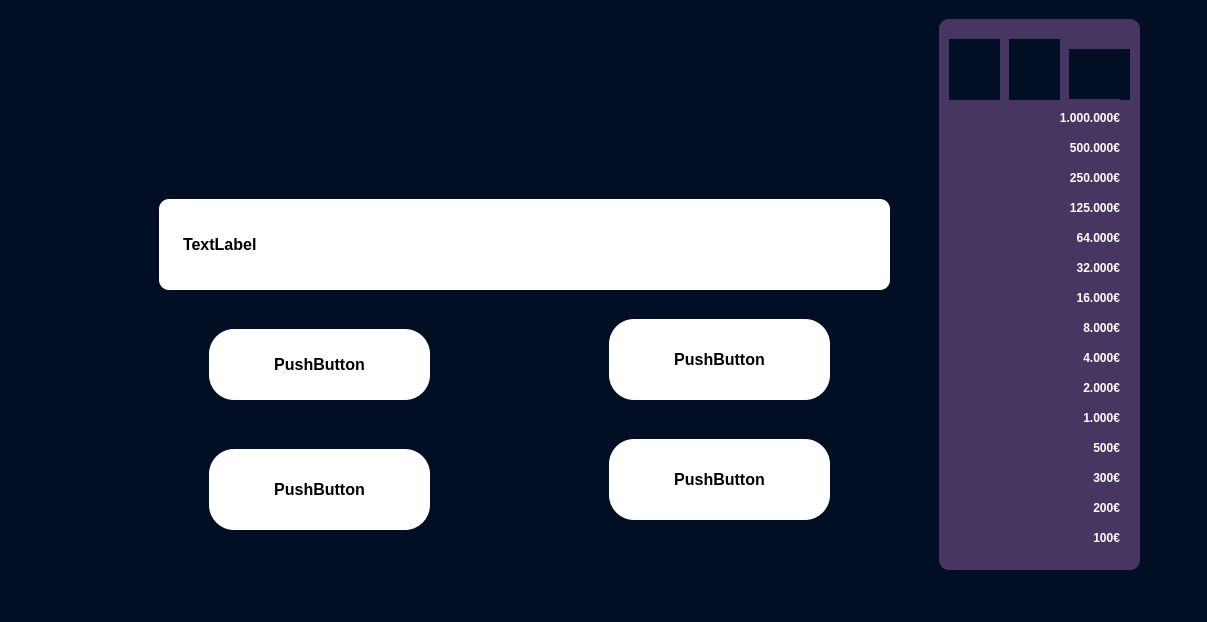
<?xml version="1.0" encoding="UTF-8"?>
<ui version="4.0">
 <class>MainWindow</class>
 <widget class="QMainWindow" name="MainWindow">
  <property name="geometry">
   <rect>
    <x>0</x>
    <y>0</y>
    <width>1207</width>
    <height>622</height>
   </rect>
  </property>
  <property name="cursor">
   <cursorShape>ArrowCursor</cursorShape>
  </property>
  <property name="windowTitle">
   <string>MainWindow</string>
  </property>
  <property name="styleSheet">
   <string notr="true">background-color: rgb(2, 14, 35);</string>
  </property>
  <widget class="QWidget" name="centralwidget">
   <layout class="QGridLayout" name="gridLayout">
    <item row="0" column="2">
     <spacer name="horizontalSpacer_2">
      <property name="orientation">
       <enum>Qt::Horizontal</enum>
      </property>
      <property name="sizeType">
       <enum>QSizePolicy::Minimum</enum>
      </property>
      <property name="sizeHint" stdset="0">
       <size>
        <width>40</width>
        <height>20</height>
       </size>
      </property>
     </spacer>
    </item>
    <item row="0" column="0">
     <spacer name="horizontalSpacer">
      <property name="orientation">
       <enum>Qt::Horizontal</enum>
      </property>
      <property name="sizeType">
       <enum>QSizePolicy::Minimum</enum>
      </property>
      <property name="sizeHint" stdset="0">
       <size>
        <width>40</width>
        <height>20</height>
       </size>
      </property>
     </spacer>
    </item>
    <item row="0" column="1">
     <widget class="QStackedWidget" name="stackedWidget">
      <property name="currentIndex">
       <number>2</number>
      </property>
      <widget class="QWidget" name="BestenlisteSeite">
       <layout class="QVBoxLayout" name="verticalLayout_4">
        <item>
         <spacer name="verticalSpacer_6">
          <property name="orientation">
           <enum>Qt::Vertical</enum>
          </property>
          <property name="sizeType">
           <enum>QSizePolicy::Maximum</enum>
          </property>
          <property name="sizeHint" stdset="0">
           <size>
            <width>20</width>
            <height>40</height>
           </size>
          </property>
         </spacer>
        </item>
        <item>
         <widget class="QLabel" name="label_4">
          <property name="styleSheet">
           <string notr="true">background-color: #4B8A90;
border: none;
color: white;
padding: 10px 20px;
font-size: 16px;
font-weight: bold;
border-radius: 10px;</string>
          </property>
          <property name="text">
           <string>Rangtabelle</string>
          </property>
         </widget>
        </item>
        <item>
         <widget class="QListView" name="listView"/>
        </item>
        <item>
         <spacer name="verticalSpacer_7">
          <property name="orientation">
           <enum>Qt::Vertical</enum>
          </property>
          <property name="sizeType">
           <enum>QSizePolicy::Minimum</enum>
          </property>
          <property name="sizeHint" stdset="0">
           <size>
            <width>20</width>
            <height>40</height>
           </size>
          </property>
         </spacer>
        </item>
       </layout>
      </widget>
      <widget class="QWidget" name="AnmeldenSeite">
       <layout class="QVBoxLayout" name="verticalLayout">
        <item>
         <spacer name="verticalSpacer_2">
          <property name="orientation">
           <enum>Qt::Vertical</enum>
          </property>
          <property name="sizeType">
           <enum>QSizePolicy::Maximum</enum>
          </property>
          <property name="sizeHint" stdset="0">
           <size>
            <width>20</width>
            <height>40</height>
           </size>
          </property>
         </spacer>
        </item>
        <item>
         <widget class="QLabel" name="label">
          <property name="font">
           <font>
            <pointsize>40</pointsize>
           </font>
          </property>
          <property name="styleSheet">
           <string notr="true">
color: white;
</string>
          </property>
          <property name="text">
           <string>Geben Sie Ihre Spielenname:</string>
          </property>
         </widget>
        </item>
        <item>
         <widget class="QLineEdit" name="lineEdit">
          <property name="styleSheet">
           <string notr="true">background-color: #ffffff;
border: none;
color: Black;
padding: 10px 20px;
font-size: 16px;
font-weight: bold;
border-radius: 10px;
</string>
          </property>
         </widget>
        </item>
        <item>
         <spacer name="verticalSpacer_5">
          <property name="orientation">
           <enum>Qt::Vertical</enum>
          </property>
          <property name="sizeType">
           <enum>QSizePolicy::Maximum</enum>
          </property>
          <property name="sizeHint" stdset="0">
           <size>
            <width>20</width>
            <height>40</height>
           </size>
          </property>
         </spacer>
        </item>
        <item>
         <widget class="QPushButton" name="SpielStartButton">
          <property name="cursor">
           <cursorShape>PointingHandCursor</cursorShape>
          </property>
          <property name="styleSheet">
           <string notr="true">background-color: #4B8A90;
border: none;
color: white;
padding: 10px 20px;
font-size: 16px;
font-weight: bold;
border-radius: 10px;</string>
          </property>
          <property name="text">
           <string>Beginne zu spielen</string>
          </property>
         </widget>
        </item>
        <item>
         <spacer name="verticalSpacer_3">
          <property name="orientation">
           <enum>Qt::Vertical</enum>
          </property>
          <property name="sizeType">
           <enum>QSizePolicy::Maximum</enum>
          </property>
          <property name="sizeHint" stdset="0">
           <size>
            <width>20</width>
            <height>40</height>
           </size>
          </property>
         </spacer>
        </item>
        <item>
         <spacer name="verticalSpacer_4">
          <property name="orientation">
           <enum>Qt::Vertical</enum>
          </property>
          <property name="sizeType">
           <enum>QSizePolicy::Maximum</enum>
          </property>
          <property name="sizeHint" stdset="0">
           <size>
            <width>20</width>
            <height>40</height>
           </size>
          </property>
         </spacer>
        </item>
       </layout>
      </widget>
      <widget class="QWidget" name="SpielSeite">
       <widget class="QLabel" name="label_2">
        <property name="geometry">
         <rect>
          <x>110</x>
          <y>190</y>
          <width>731</width>
          <height>91</height>
         </rect>
        </property>
        <property name="styleSheet">
         <string notr="true">background-color: #ffffff;
border: none;
color: Black;
padding: 10px 20px;
font-size: 16px;
font-weight: bold;
border-radius: 10px;
</string>
        </property>
        <property name="text">
         <string>TextLabel</string>
        </property>
       </widget>
       <widget class="QPushButton" name="Answer2">
        <property name="geometry">
         <rect>
          <x>560</x>
          <y>310</y>
          <width>221</width>
          <height>81</height>
         </rect>
        </property>
        <property name="styleSheet">
         <string notr="true">background-color: #ffffff;
border: none;
color: Black;
padding: 10px 20px;
font-size: 16px;
font-weight: bold;
border-radius: 25px;
</string>
        </property>
        <property name="text">
         <string>PushButton</string>
        </property>
       </widget>
       <widget class="QPushButton" name="Answer3">
        <property name="geometry">
         <rect>
          <x>160</x>
          <y>440</y>
          <width>221</width>
          <height>81</height>
         </rect>
        </property>
        <property name="styleSheet">
         <string notr="true">background-color: #ffffff;
border: none;
color: Black;
padding: 10px 20px;
font-size: 16px;
font-weight: bold;
border-radius: 25px;
</string>
        </property>
        <property name="text">
         <string>PushButton</string>
        </property>
       </widget>
       <widget class="QPushButton" name="Answer4">
        <property name="geometry">
         <rect>
          <x>560</x>
          <y>430</y>
          <width>221</width>
          <height>81</height>
         </rect>
        </property>
        <property name="styleSheet">
         <string notr="true">background-color: #ffffff;
border: none;
color: Black;
padding: 10px 20px;
font-size: 16px;
font-weight: bold;
border-radius: 25px;
</string>
        </property>
        <property name="text">
         <string>PushButton</string>
        </property>
       </widget>
       <widget class="QLabel" name="LogoSpiel">
        <property name="geometry">
         <rect>
          <x>230</x>
          <y>40</y>
          <width>521</width>
          <height>131</height>
         </rect>
        </property>
        <property name="text">
         <string/>
        </property>
        <property name="pixmap">
         <pixmap resource="resource.qrc">:/img/img/logo.png</pixmap>
        </property>
        <property name="scaledContents">
         <bool>true</bool>
        </property>
       </widget>
       <widget class="QPushButton" name="Answer1_4">
        <property name="geometry">
         <rect>
          <x>160</x>
          <y>320</y>
          <width>221</width>
          <height>71</height>
         </rect>
        </property>
        <property name="styleSheet">
         <string notr="true">background-color: #ffffff;
border: none;
color: Black;
padding: 10px 20px;
font-size: 16px;
font-weight: bold;
border-radius: 25px;
</string>
        </property>
        <property name="text">
         <string>PushButton</string>
        </property>
       </widget>
       <widget class="QLabel" name="label_22">
        <property name="geometry">
         <rect>
          <x>890</x>
          <y>10</y>
          <width>201</width>
          <height>551</height>
         </rect>
        </property>
        <property name="styleSheet">
         <string notr="true">background-color: #473662;
border: none;
color: Black;
padding: 10px 20px;
font-size: 16px;
font-weight: bold;
border-radius: 10px;</string>
        </property>
        <property name="text">
         <string/>
        </property>
       </widget>
       <widget class="QPushButton" name="pushButton_6">
        <property name="geometry">
         <rect>
          <x>1020</x>
          <y>40</y>
          <width>61</width>
          <height>51</height>
         </rect>
        </property>
        <property name="cursor">
         <cursorShape>PointingHandCursor</cursorShape>
        </property>
        <property name="styleSheet">
         <string notr="true">back-ground-color: transparent;
border-image:url(:/img/call.png);
border:none;
background-repeat:none;</string>
        </property>
        <property name="text">
         <string/>
        </property>
       </widget>
       <widget class="QLabel" name="label_15">
        <property name="geometry">
         <rect>
          <x>910</x>
          <y>270</y>
          <width>161</width>
          <height>37</height>
         </rect>
        </property>
        <property name="styleSheet">
         <string notr="true">background-color: #473662;
border: none;
color: White;

font-weight: bold;

</string>
        </property>
        <property name="text">
         <string>16.000€</string>
        </property>
        <property name="alignment">
         <set>Qt::AlignRight|Qt::AlignTrailing|Qt::AlignVCenter</set>
        </property>
       </widget>
       <widget class="QLabel" name="E200">
        <property name="geometry">
         <rect>
          <x>910</x>
          <y>480</y>
          <width>161</width>
          <height>37</height>
         </rect>
        </property>
        <property name="font">
         <font>
          <bold>true</bold>
         </font>
        </property>
        <property name="styleSheet">
         <string notr="true">background-color: #473662;
border: none;
color: White;

font-weight: bold;

</string>
        </property>
        <property name="text">
         <string>200€</string>
        </property>
        <property name="alignment">
         <set>Qt::AlignRight|Qt::AlignTrailing|Qt::AlignVCenter</set>
        </property>
       </widget>
       <widget class="QLabel" name="label_16">
        <property name="geometry">
         <rect>
          <x>910</x>
          <y>240</y>
          <width>161</width>
          <height>37</height>
         </rect>
        </property>
        <property name="styleSheet">
         <string notr="true">background-color: #473662;
border: none;
color: White;

font-weight: bold;

</string>
        </property>
        <property name="text">
         <string>32.000€</string>
        </property>
        <property name="alignment">
         <set>Qt::AlignRight|Qt::AlignTrailing|Qt::AlignVCenter</set>
        </property>
       </widget>
       <widget class="QLabel" name="label_21">
        <property name="geometry">
         <rect>
          <x>910</x>
          <y>90</y>
          <width>161</width>
          <height>37</height>
         </rect>
        </property>
        <property name="styleSheet">
         <string notr="true">background-color: #473662;
border: none;
color: White;

font-weight: bold;

</string>
        </property>
        <property name="text">
         <string>1.000.000€</string>
        </property>
        <property name="alignment">
         <set>Qt::AlignRight|Qt::AlignTrailing|Qt::AlignVCenter</set>
        </property>
       </widget>
       <widget class="QLabel" name="label_20">
        <property name="geometry">
         <rect>
          <x>910</x>
          <y>120</y>
          <width>161</width>
          <height>37</height>
         </rect>
        </property>
        <property name="styleSheet">
         <string notr="true">background-color: #473662;
border: none;
color: White;

font-weight: bold;

</string>
        </property>
        <property name="text">
         <string>500.000€</string>
        </property>
        <property name="alignment">
         <set>Qt::AlignRight|Qt::AlignTrailing|Qt::AlignVCenter</set>
        </property>
       </widget>
       <widget class="QLabel" name="E100">
        <property name="geometry">
         <rect>
          <x>910</x>
          <y>510</y>
          <width>161</width>
          <height>37</height>
         </rect>
        </property>
        <property name="font">
         <font>
          <bold>true</bold>
         </font>
        </property>
        <property name="autoFillBackground">
         <bool>false</bool>
        </property>
        <property name="styleSheet">
         <string notr="true">background-color: #473662;
border: none;
color: White;

font-weight: bold;

</string>
        </property>
        <property name="text">
         <string>100€</string>
        </property>
        <property name="alignment">
         <set>Qt::AlignRight|Qt::AlignTrailing|Qt::AlignVCenter</set>
        </property>
       </widget>
       <widget class="QPushButton" name="pushButton_5">
        <property name="geometry">
         <rect>
          <x>960</x>
          <y>30</y>
          <width>51</width>
          <height>61</height>
         </rect>
        </property>
        <property name="cursor">
         <cursorShape>PointingHandCursor</cursorShape>
        </property>
        <property name="styleSheet">
         <string notr="true">back-ground-color: transparent;
border-image:url(:/img/half.png);
border:none;
background-repeat:none;</string>
        </property>
        <property name="text">
         <string/>
        </property>
       </widget>
       <widget class="QLabel" name="label_19">
        <property name="geometry">
         <rect>
          <x>910</x>
          <y>150</y>
          <width>161</width>
          <height>37</height>
         </rect>
        </property>
        <property name="styleSheet">
         <string notr="true">background-color: #473662;
border: none;
color: White;

font-weight: bold;

</string>
        </property>
        <property name="text">
         <string>250.000€</string>
        </property>
        <property name="alignment">
         <set>Qt::AlignRight|Qt::AlignTrailing|Qt::AlignVCenter</set>
        </property>
       </widget>
       <widget class="QLabel" name="label_11">
        <property name="geometry">
         <rect>
          <x>910</x>
          <y>390</y>
          <width>161</width>
          <height>37</height>
         </rect>
        </property>
        <property name="styleSheet">
         <string notr="true">background-color: #473662;
border: none;
color: White;

font-weight: bold;

</string>
        </property>
        <property name="text">
         <string>1.000€</string>
        </property>
        <property name="alignment">
         <set>Qt::AlignRight|Qt::AlignTrailing|Qt::AlignVCenter</set>
        </property>
       </widget>
       <widget class="QLabel" name="E300">
        <property name="geometry">
         <rect>
          <x>910</x>
          <y>450</y>
          <width>161</width>
          <height>37</height>
         </rect>
        </property>
        <property name="font">
         <font>
          <bold>true</bold>
         </font>
        </property>
        <property name="styleSheet">
         <string notr="true">background-color: #473662;
border: none;
color: White;

font-weight: bold;

</string>
        </property>
        <property name="text">
         <string>300€</string>
        </property>
        <property name="alignment">
         <set>Qt::AlignRight|Qt::AlignTrailing|Qt::AlignVCenter</set>
        </property>
       </widget>
       <widget class="QLabel" name="label_14">
        <property name="geometry">
         <rect>
          <x>910</x>
          <y>300</y>
          <width>161</width>
          <height>37</height>
         </rect>
        </property>
        <property name="styleSheet">
         <string notr="true">background-color: #473662;
border: none;
color: White;

font-weight: bold;

</string>
        </property>
        <property name="text">
         <string>8.000€</string>
        </property>
        <property name="alignment">
         <set>Qt::AlignRight|Qt::AlignTrailing|Qt::AlignVCenter</set>
        </property>
       </widget>
       <widget class="QLabel" name="label_17">
        <property name="geometry">
         <rect>
          <x>910</x>
          <y>210</y>
          <width>161</width>
          <height>38</height>
         </rect>
        </property>
        <property name="styleSheet">
         <string notr="true">background-color: #473662;
border: none;
color: White;

font-weight: bold;

</string>
        </property>
        <property name="text">
         <string>64.000€</string>
        </property>
        <property name="alignment">
         <set>Qt::AlignRight|Qt::AlignTrailing|Qt::AlignVCenter</set>
        </property>
       </widget>
       <widget class="QLabel" name="label_13">
        <property name="geometry">
         <rect>
          <x>910</x>
          <y>330</y>
          <width>161</width>
          <height>37</height>
         </rect>
        </property>
        <property name="styleSheet">
         <string notr="true">background-color: #473662;
border: none;
color: White;

font-weight: bold;

</string>
        </property>
        <property name="text">
         <string>4.000€</string>
        </property>
        <property name="alignment">
         <set>Qt::AlignRight|Qt::AlignTrailing|Qt::AlignVCenter</set>
        </property>
       </widget>
       <widget class="QLabel" name="label_10">
        <property name="geometry">
         <rect>
          <x>910</x>
          <y>420</y>
          <width>161</width>
          <height>37</height>
         </rect>
        </property>
        <property name="styleSheet">
         <string notr="true">background-color: #473662;
border: none;
color: White;

font-weight: bold;

</string>
        </property>
        <property name="text">
         <string>500€</string>
        </property>
        <property name="alignment">
         <set>Qt::AlignRight|Qt::AlignTrailing|Qt::AlignVCenter</set>
        </property>
       </widget>
       <widget class="QPushButton" name="pushButton_7">
        <property name="geometry">
         <rect>
          <x>900</x>
          <y>30</y>
          <width>51</width>
          <height>61</height>
         </rect>
        </property>
        <property name="cursor">
         <cursorShape>PointingHandCursor</cursorShape>
        </property>
        <property name="styleSheet">
         <string notr="true">back-ground-color: transparent;
border-image:url(:/img/img/people.png);
border:none;
background-repeat:none;</string>
        </property>
        <property name="text">
         <string/>
        </property>
       </widget>
       <widget class="QLabel" name="label_18">
        <property name="geometry">
         <rect>
          <x>910</x>
          <y>180</y>
          <width>161</width>
          <height>37</height>
         </rect>
        </property>
        <property name="styleSheet">
         <string notr="true">background-color: #473662;
border: none;
color: White;

font-weight: bold;

</string>
        </property>
        <property name="text">
         <string>125.000€</string>
        </property>
        <property name="alignment">
         <set>Qt::AlignRight|Qt::AlignTrailing|Qt::AlignVCenter</set>
        </property>
       </widget>
       <widget class="QLabel" name="label_12">
        <property name="geometry">
         <rect>
          <x>910</x>
          <y>360</y>
          <width>161</width>
          <height>38</height>
         </rect>
        </property>
        <property name="styleSheet">
         <string notr="true">background-color: #473662;
border: none;
color: White;

font-weight: bold;

</string>
        </property>
        <property name="text">
         <string>2.000€</string>
        </property>
        <property name="alignment">
         <set>Qt::AlignRight|Qt::AlignTrailing|Qt::AlignVCenter</set>
        </property>
       </widget>
      </widget>
      <widget class="QWidget" name="Startseite">
       <layout class="QVBoxLayout" name="verticalLayout_3">
        <item>
         <layout class="QVBoxLayout" name="verticalLayout_2">
          <item>
           <widget class="QLabel" name="Logo_Label">
            <property name="sizePolicy">
             <sizepolicy hsizetype="Preferred" vsizetype="Preferred">
              <horstretch>0</horstretch>
              <verstretch>0</verstretch>
             </sizepolicy>
            </property>
            <property name="text">
             <string/>
            </property>
            <property name="pixmap">
             <pixmap>img/logo.png</pixmap>
            </property>
            <property name="scaledContents">
             <bool>true</bool>
            </property>
           </widget>
          </item>
          <item>
           <spacer name="verticalSpacer">
            <property name="orientation">
             <enum>Qt::Vertical</enum>
            </property>
            <property name="sizeType">
             <enum>QSizePolicy::Maximum</enum>
            </property>
            <property name="sizeHint" stdset="0">
             <size>
              <width>20</width>
              <height>40</height>
             </size>
            </property>
           </spacer>
          </item>
          <item>
           <layout class="QHBoxLayout" name="horizontalLayout_3">
            <item>
             <widget class="QPushButton" name="StartButton">
              <property name="cursor">
               <cursorShape>PointingHandCursor</cursorShape>
              </property>
              <property name="styleSheet">
               <string notr="true">background-color: #4B8A90;
border: none;
color: white;
padding: 10px 20px;
font-size: 16px;
font-weight: bold;
border-radius: 10px;</string>
              </property>
              <property name="text">
               <string>Start</string>
              </property>
             </widget>
            </item>
            <item>
             <widget class="QPushButton" name="BestenlisteButton">
              <property name="cursor">
               <cursorShape>PointingHandCursor</cursorShape>
              </property>
              <property name="styleSheet">
               <string notr="true">background-color: #4B8A90;
border: none;
color: white;
padding: 10px 20px;
font-size: 16px;
font-weight: bold;
border-radius: 10px;</string>
              </property>
              <property name="text">
               <string>Bestenliste</string>
              </property>
             </widget>
            </item>
           </layout>
          </item>
         </layout>
        </item>
       </layout>
      </widget>
     </widget>
    </item>
   </layout>
  </widget>
  <widget class="QMenuBar" name="menubar">
   <property name="geometry">
    <rect>
     <x>0</x>
     <y>0</y>
     <width>1207</width>
     <height>21</height>
    </rect>
   </property>
  </widget>
  <widget class="QStatusBar" name="statusbar"/>
 </widget>
 <resources>
  <include location="resource.qrc"/>
 </resources>
 <connections/>
</ui>
